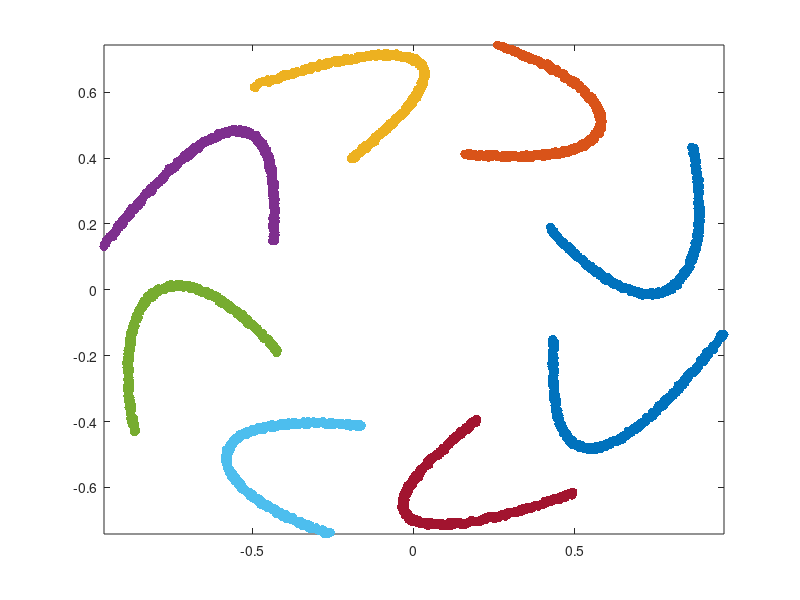

MATLAB code to generate this figure:
clear all
close all
clc
%%%% two spirals
% t=0:0.01:2*pi;
% rn=1;
% rd=1;
% rnd=20;
% thetam=1;
% x=(rn./(t+rd)).*cos(thetam*t) + ((rand(length(t),1)-0.5)/rnd)';y=(rn./(t+rd)).*sin(thetam*t) + ((rand(length(t),1)-0.5)/rnd)';
% x2=(-rn./(t+rd)).*cos(-thetam*t) + ((rand(length(t),1)-0.5)/rnd)';y2=(rn./(t+rd)).*sin(-thetam*t) + ((rand(length(t),1)-0.5)/rnd)';
% plot(x,y,'b.','markersize',20);hold on;plot(x2,y2,'r.','markersize',20)
% xyl=[[x';x2'] [y';y2'] [zeros(length(x2),1);ones(length(y2),1)]];

%%%% many wiggly radial lines 
% t=pi/2:0.01:4*pi;
% rnd=10;
% sf=1/(2*pi);
% sf2=2;
% hold on
% for theta = 0:pi/4:(2*pi - pi/4)
%     x=sf*(t*cos(theta)-sf2*sin(t)*sin(theta));
%     y=sf*(t*sin(theta)+sf2*sin(t)*cos(theta));
%     x=x.*exp(t/3);
%     
%     x=x+((rand(length(t),1)-0.5)/rnd)';
%     y=y+((rand(length(t),1)-0.5)/rnd)';
%     plot(x,y,'.','markersize',20)
% end
% axis tight 
% box on

% % %  
t=pi/1.1:0.01:2*pi;
rnd=100;
sf=1/(2*pi);
phi=t/12;
sf2=2;
hold on
for theta = 0:pi/4:(2*pi - pi/4)
% for theta = 0 : 0 
    x=sf*(t*cos(theta)-sf2*sin(t)*sin(theta));
    y=sf*(t*sin(theta)+sf2*sin(t)*cos(theta));
    x=cos(phi).*x-sin(phi).*y;
    y=sin(phi).*x + cos(phi).*y;
    x=x+((rand(length(t),1)-0.5)/rnd)';
    y=y+((rand(length(t),1)-0.5)/rnd)';
    plot(x,y,'.','markersize',20)
end
axis tight 
box on



